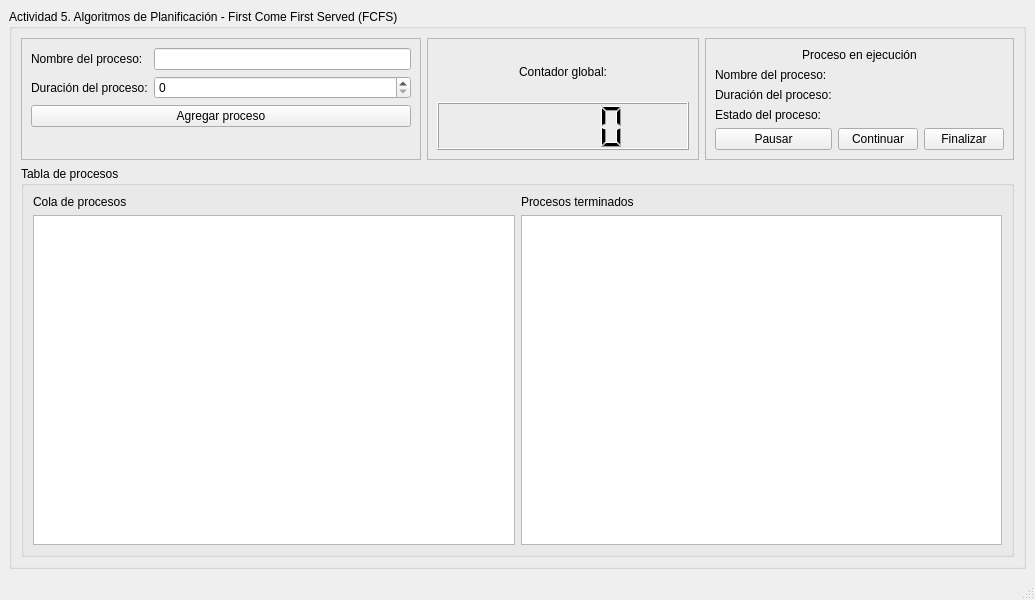
<?xml version="1.0" encoding="UTF-8"?>
<ui version="4.0">
 <class>MainWindow</class>
 <widget class="QMainWindow" name="MainWindow">
  <property name="geometry">
   <rect>
    <x>0</x>
    <y>0</y>
    <width>1035</width>
    <height>600</height>
   </rect>
  </property>
  <property name="windowTitle">
   <string>MainWindow</string>
  </property>
  <widget class="QWidget" name="centralwidget">
   <layout class="QGridLayout" name="gridLayout">
    <item row="0" column="0" colspan="2">
     <widget class="QGroupBox" name="groupBox">
      <property name="title">
       <string>Actividad 5. Algoritmos de Planificación - First Come First Served (FCFS)</string>
      </property>
      <layout class="QGridLayout" name="gridLayout_2">
       <item row="0" column="0">
        <widget class="QFrame" name="processForm">
         <property name="maximumSize">
          <size>
           <width>400</width>
           <height>16777215</height>
          </size>
         </property>
         <property name="frameShape">
          <enum>QFrame::StyledPanel</enum>
         </property>
         <property name="frameShadow">
          <enum>QFrame::Raised</enum>
         </property>
         <layout class="QFormLayout" name="formLayout">
          <item row="0" column="0">
           <widget class="QLabel" name="lb_processName">
            <property name="text">
             <string>Nombre del proceso:</string>
            </property>
           </widget>
          </item>
          <item row="0" column="1">
           <widget class="QLineEdit" name="le_processName"/>
          </item>
          <item row="1" column="0">
           <widget class="QLabel" name="lb_processBurstTime">
            <property name="text">
             <string>Duración del proceso:</string>
            </property>
           </widget>
          </item>
          <item row="1" column="1">
           <widget class="QSpinBox" name="sb_processBurstTime"/>
          </item>
          <item row="2" column="0" colspan="2">
           <widget class="QPushButton" name="pb_process">
            <property name="text">
             <string>Agregar proceso</string>
            </property>
           </widget>
          </item>
         </layout>
        </widget>
       </item>
       <item row="1" column="0" colspan="3">
        <widget class="QGroupBox" name="groupBox_2">
         <property name="title">
          <string>Tabla de procesos</string>
         </property>
         <layout class="QGridLayout" name="gridLayout_4">
          <item row="1" column="1">
           <widget class="QTableWidget" name="endedProcessTable"/>
          </item>
          <item row="0" column="0">
           <widget class="QLabel" name="label">
            <property name="text">
             <string>Cola de procesos</string>
            </property>
           </widget>
          </item>
          <item row="1" column="0">
           <widget class="QTableWidget" name="processTable"/>
          </item>
          <item row="0" column="1">
           <widget class="QLabel" name="label_3">
            <property name="text">
             <string>Procesos terminados</string>
            </property>
           </widget>
          </item>
         </layout>
        </widget>
       </item>
       <item row="0" column="2">
        <widget class="QFrame" name="processActual">
         <property name="frameShape">
          <enum>QFrame::StyledPanel</enum>
         </property>
         <property name="frameShadow">
          <enum>QFrame::Raised</enum>
         </property>
         <layout class="QGridLayout" name="gridLayout_3">
          <item row="5" column="0">
           <widget class="QPushButton" name="pb_pause">
            <property name="text">
             <string>Pausar</string>
            </property>
           </widget>
          </item>
          <item row="5" column="1">
           <widget class="QPushButton" name="pb_continue">
            <property name="text">
             <string>Continuar</string>
            </property>
           </widget>
          </item>
          <item row="3" column="0">
           <widget class="QLabel" name="lb_actualDuration">
            <property name="text">
             <string>Duración del proceso:</string>
            </property>
           </widget>
          </item>
          <item row="2" column="0">
           <widget class="QLabel" name="lb_actualName">
            <property name="text">
             <string>Nombre del proceso:</string>
            </property>
           </widget>
          </item>
          <item row="5" column="2">
           <widget class="QPushButton" name="pb_end">
            <property name="text">
             <string>Finalizar</string>
            </property>
           </widget>
          </item>
          <item row="0" column="0" colspan="3">
           <widget class="QLabel" name="label_2">
            <property name="text">
             <string>Proceso en ejecución</string>
            </property>
            <property name="alignment">
             <set>Qt::AlignCenter</set>
            </property>
           </widget>
          </item>
          <item row="4" column="0">
           <widget class="QLabel" name="lb_actualState">
            <property name="text">
             <string>Estado del proceso:</string>
            </property>
           </widget>
          </item>
          <item row="4" column="1" colspan="2">
           <widget class="QLabel" name="lb_actualStateData">
            <property name="text">
             <string/>
            </property>
           </widget>
          </item>
          <item row="3" column="1" colspan="2">
           <widget class="QLabel" name="lb_actualDurationData">
            <property name="text">
             <string/>
            </property>
           </widget>
          </item>
          <item row="2" column="1" colspan="2">
           <widget class="QLabel" name="lb_actualNameData">
            <property name="text">
             <string/>
            </property>
           </widget>
          </item>
         </layout>
        </widget>
       </item>
       <item row="0" column="1">
        <widget class="QFrame" name="frame">
         <property name="frameShape">
          <enum>QFrame::StyledPanel</enum>
         </property>
         <property name="frameShadow">
          <enum>QFrame::Raised</enum>
         </property>
         <layout class="QVBoxLayout" name="verticalLayout">
          <item>
           <widget class="QLabel" name="lb_globalCounter">
            <property name="text">
             <string>Contador global:</string>
            </property>
            <property name="alignment">
             <set>Qt::AlignCenter</set>
            </property>
           </widget>
          </item>
          <item>
           <widget class="QLCDNumber" name="lcd_counterTime"/>
          </item>
         </layout>
        </widget>
       </item>
      </layout>
     </widget>
    </item>
   </layout>
  </widget>
  <widget class="QMenuBar" name="menubar">
   <property name="geometry">
    <rect>
     <x>0</x>
     <y>0</y>
     <width>1035</width>
     <height>21</height>
    </rect>
   </property>
  </widget>
  <widget class="QStatusBar" name="statusbar"/>
 </widget>
 <resources/>
 <connections/>
</ui>
